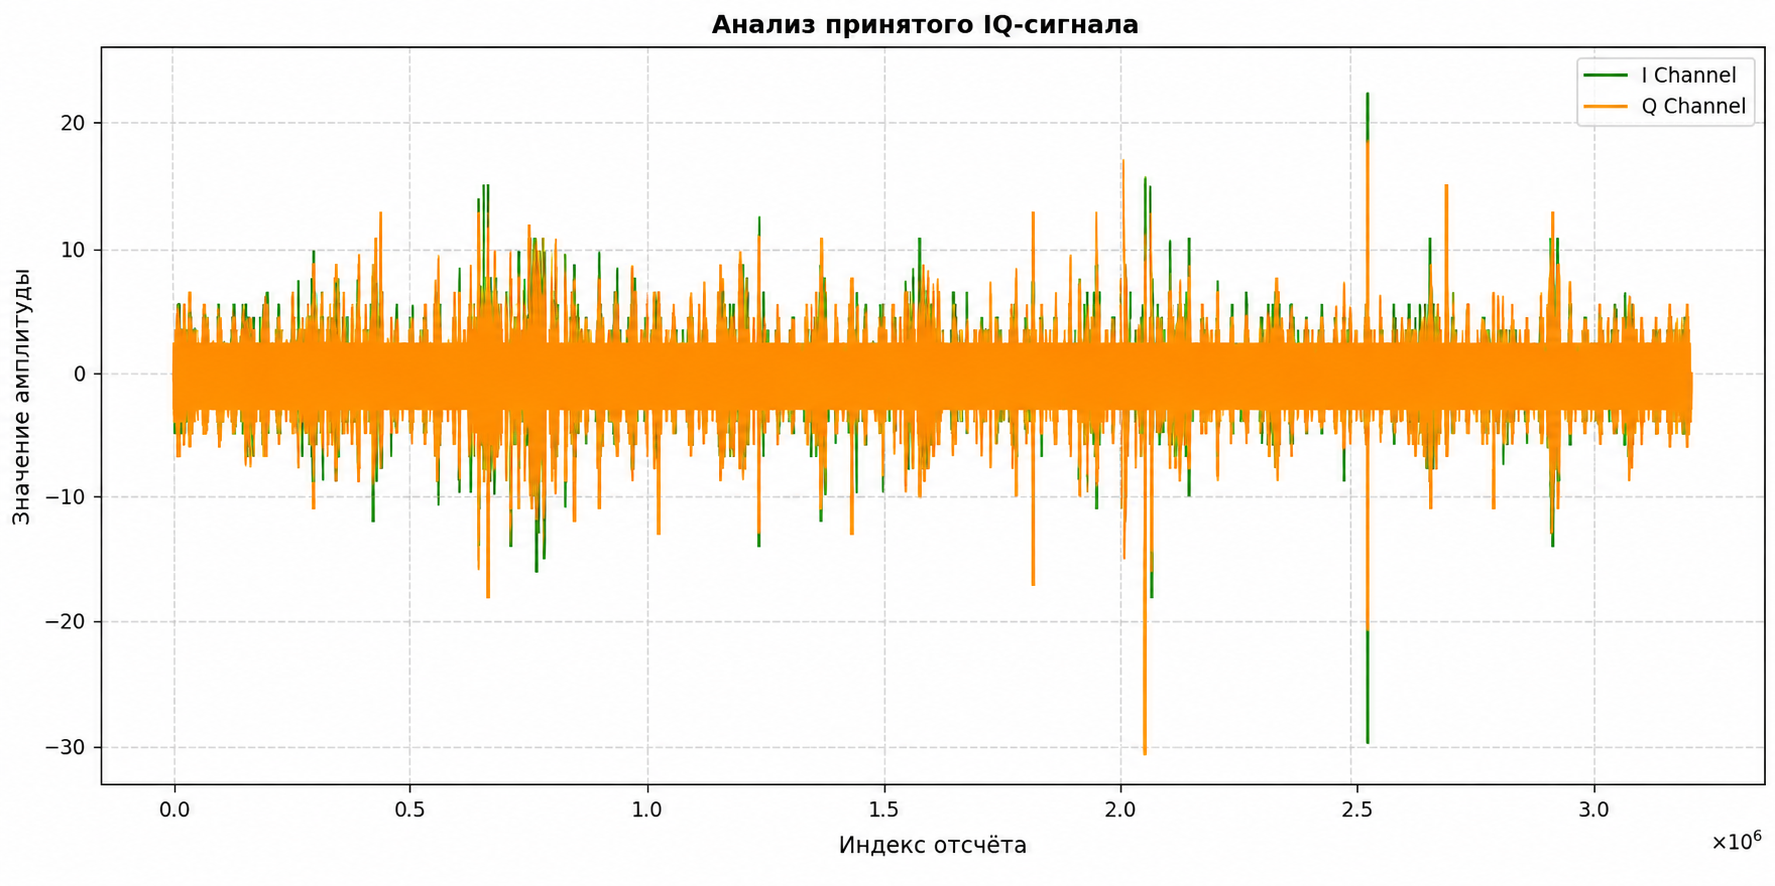

The Python source for this figure:

import numpy as np
import matplotlib.pyplot as plt

filename = "build/rxdata.pcm"

data = np.fromfile(filename, dtype=np.int16)

i_signal = data[::2]
q_signal = data[1::2]
samples = np.arange(len(i_signal))

plt.figure(figsize=(14, 5))
plt.plot(samples, i_signal, color='green', label='I Channel', alpha=0.8)
plt.plot(samples, q_signal, color='orange', label='Q Channel', alpha=0.8)

plt.title("Анализ принятого IQ-сигнала")
plt.xlabel("Индекс отсчёта")
plt.ylabel("Значение амплитуды")
plt.legend()
plt.grid(linestyle='--', alpha=0.5)
plt.tight_layout()
plt.show()
